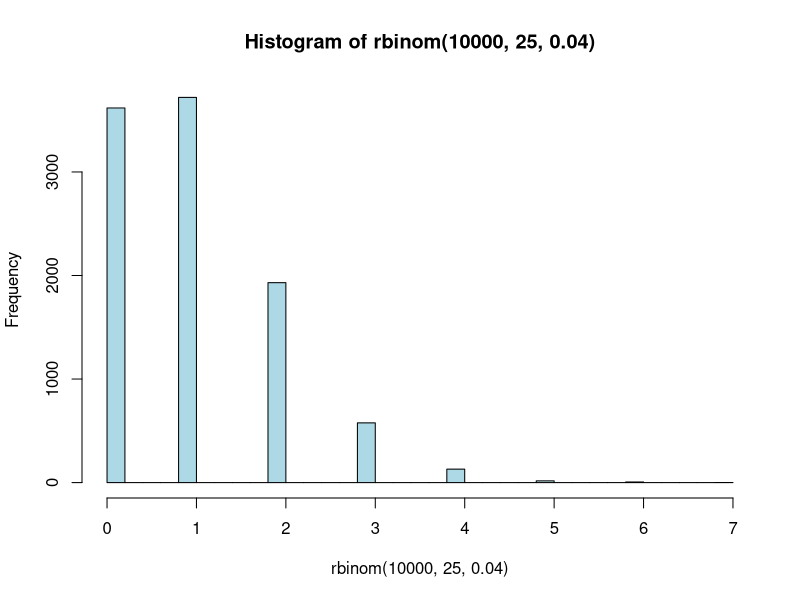

Write the R code that produced this figure.
## ---- chunk 1
dbinom(0,25,0.04)
## ---- chunk 2
pbinom(5,25,0.04) - pbinom(1,25,0.04)
## ---- chunk 3
hist(rbinom(10000, 25, 0.04), breaks=50, col='lightblue')
## ---- chunk 4
pbinom(0, 100, 0.014)
## ---- chunk 5
(1-0.014)^100
## ---- chunk 6
1 - pbinom(4, 100, 0.014)
## ---- chunk 7
1 - pbinom(4, 8, 0.42)
## ---- chunk 8
dbinom(0, 23, 0.04)
